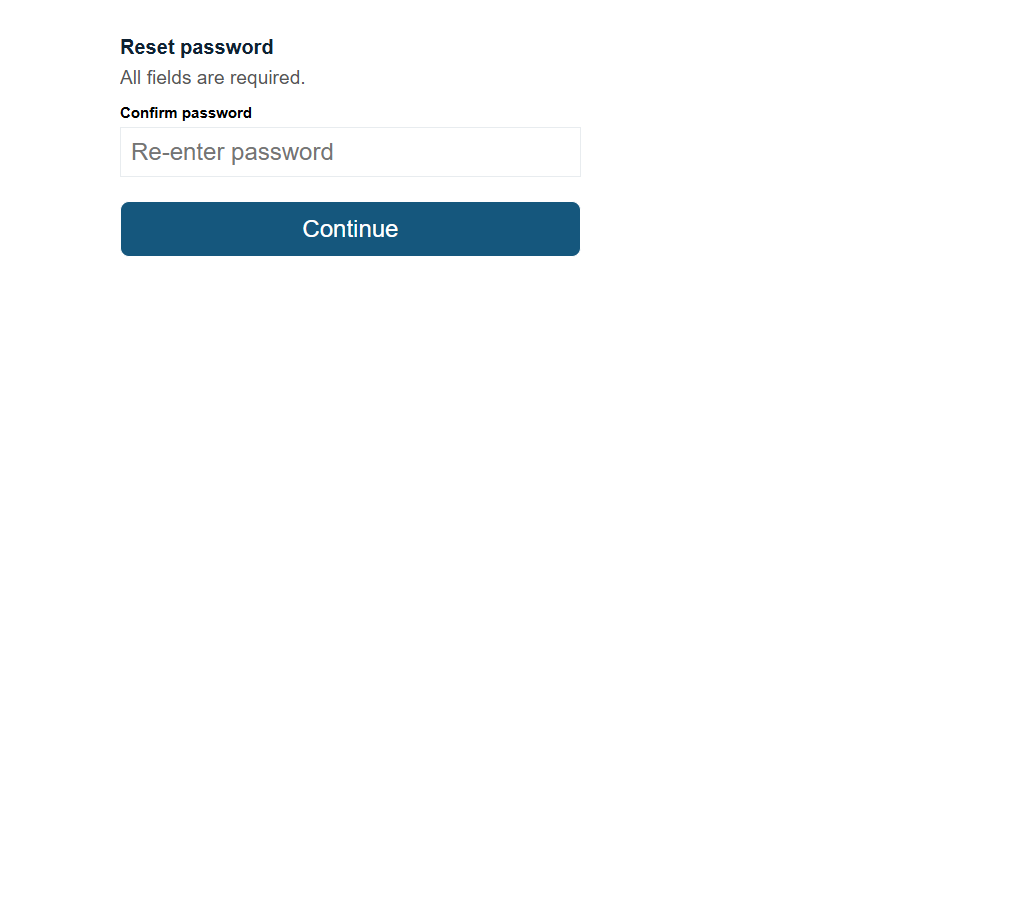
#> input picture vision/dataset/images/frmSynth110-1024.png, 1024 x 900 px
$ python -i detect.py   (imports and definitions only)
#> lines starting #> are read from the running program, lines starting #| are printed output that depends on the picture; after the words box and inside, x2 and y2 are one past the last pixel; in counts of white or black regions, pixels touching at a corner belong together
"""Read a screen image without a language model: OCR for the text, pixel analysis for everything else.
Output: the same schema as truth.mjs / describe.py, so plan.py and score.py work on it unchanged.

    python vision/detect.py <image.png> [--out pred.json]

Made for clean screens (screenshots, Figma exports): flat fills, sharp edges, rendered text. Seconds on a CPU.
  text      RapidOCR (local, Apache-2.0) finds and reads each line; a line whose words change colour is split
            ("Avenza" + "Bank", "New to Avenza Bank?" + "Open an account") and each part read again; lines of one
            paragraph (same left or centre, colour and size, tight spacing) are joined
  blocks    every region of one flat colour whose outline is (nearly) a rectangle: cards, panels, input fills and
            borders, button fills, checkbox outlines. Glyph-sized regions inside text lines are dropped; an outline
            ring and the fill just inside it become one block with a border
  types     a block with one line of centred text on a contrasting fill is a button; with left-aligned text (or
            none) and a border or its own fill it is an input, a dropdown when there is a mark at the right end;
            a small bordered square is a checkbox; a round or patterned block without text is an image (icon);
            everything else that holds things is a panel
"""
import argparse
import json
import pathlib
import re
import time

import cv2
import numpy as np
from PIL import Image

_OCR = None


# [6 lines left out: function ocr, not called in this run]


def dist(a, b):
    return float(np.sqrt(((np.asarray(a, float) - np.asarray(b, float)) ** 2).sum()))


def mode_colour(pixels):
    """The most common colour among Nx3 pixels (quantised to find it, then averaged within the bucket)."""
    pixels = pixels.reshape(-1, 3)
    q = (pixels // 4).astype(np.int32)
    k = q[:, 0] * 4096 + q[:, 1] * 64 + q[:, 2]
    vals, cnt = np.unique(k, return_counts=True)
    return tuple(int(c) for c in pixels[k == vals[cnt.argmax()]].mean(0))


# [37 lines left out: functions same_ink, split_text, line_box, not called in this run]


def area(b):
    return max(0, b[2] - b[0]) * max(0, b[3] - b[1])


def inter(a, b):
    return area([max(a[0], b[0]), max(a[1], b[1]), min(a[2], b[2]), min(a[3], b[3])])


def inside(outer, inner, slack=2):
    return outer[0] - slack <= inner[0] and outer[1] - slack <= inner[1] and inner[2] <= outer[2] + slack and inner[3] <= outer[3] + slack


def centre_in(outer, inner):
    cx, cy = (inner[0] + inner[2]) / 2, (inner[1] + inner[3]) / 2
    return outer[0] <= cx <= outer[2] and outer[1] <= cy <= outer[3]


class Reader:
    def __init__(self, path):
#> called with path = 'dataset/images/frmSynth110-1024.png'
        self.rgb = np.array(Image.open(path).convert("RGB"))
#> self.rgb is the input picture: shape (900, 1024, 3); mean R, G, B 248.1, 249.9, 250.9
        self.H, self.W = self.rgb.shape[:2]
        self.bgr = np.ascontiguousarray(self.rgb[:, :, ::-1])
        self.page = mode_colour(self.rgb[::4, ::4])
#> in mode_colour, `vals, cnt = np.unique(k, return_counts=True)`: vals = 139 values from 0 to 262143; cnt = 139 values, max 55680 at index 138, min 1 at index 1, mean 414.4
#> self.page = (254, 254, 254)

    # ---------- text ----------
    # [101 lines left out: functions ink, read, ink_colour, split_colours, text_lines, not called in this run]

    # ---------- blocks ----------
    def blocks(self):
        img = self.rgb
        q = (img // 8).astype(np.int32)
        key = q[..., 0] * 1024 + q[..., 1] * 32 + q[..., 2]
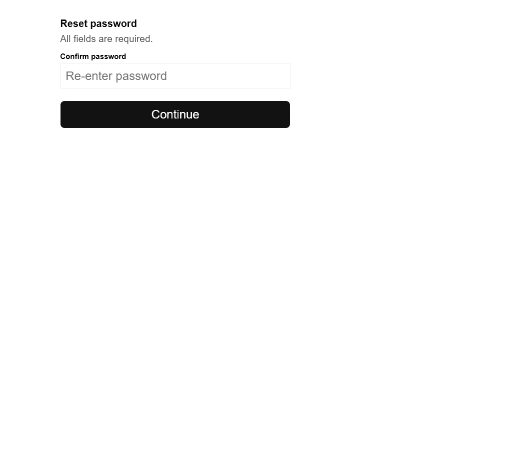
#> key: shape (900, 1024) int32 (shown at 1/2 size); min 0, max 32767, mean 31878.7; drawn with min black and max white
        vals, counts = np.unique(key, return_counts=True)
#> vals = 549 values from 0 to 32767; counts = 549 values, max 891040 at index 548, min 1 at index 9, mean 1678.7
        found = []
        for v in vals[counts >= 60]:
            mask = (key == v).astype(np.uint8)
            n, lab, stats, _ = cv2.connectedComponentsWithStats(mask, connectivity=4)
            w_, h_ = stats[:, 2], stats[:, 3]
            bar = (np.minimum(w_, h_) >= 5) & (np.maximum(w_, h_) >= 30) & (np.maximum(w_, h_) >= 4 * np.minimum(w_, h_))
            for i in np.nonzero(((w_ >= 12) & (h_ >= 12)) | bar)[0]:
                if i == 0:
                    continue
                x, y, w, h, a = (int(s) for s in stats[i])
                comp = (lab[y:y + h, x:x + w] == i).astype(np.uint8)
                cnts, _ = cv2.findContours(comp, cv2.RETR_EXTERNAL, cv2.CHAIN_APPROX_SIMPLE)
                outline = max(cv2.contourArea(c) for c in cnts)
                ratio = outline / max(1, (w - 1) * (h - 1))
                # a region that runs along its whole bounding box is a rectangle even when a child touching one side
                # cuts a notch into its outline (a side panel whose card starts 1 px below the top)
                edge = np.concatenate([comp[0], comp[-1], comp[:, 0], comp[:, -1]]).mean()
                if ratio < 0.74 and edge < 0.9:
                    continue
                colour = tuple(int(c) for c in img[y:y + h, x:x + w][comp.astype(bool)].mean(0))
                found.append({"box": [x, y, x + w, y + h], "colour": colour, "own": a / (w * h), "ratio": ratio})
#> this loop made 14 passes
#> (v, n) on passes 2, 4, 5, 6, 7, 9, 10, 12: (1158, 24), (10570, 55), (13055, 37), (14798, 136), (14800, 21), (29291, 33), (29695, 46), (32761, 23)
#> pass 1, in blocks, `mask = (key == v).astype(np.uint8)`:
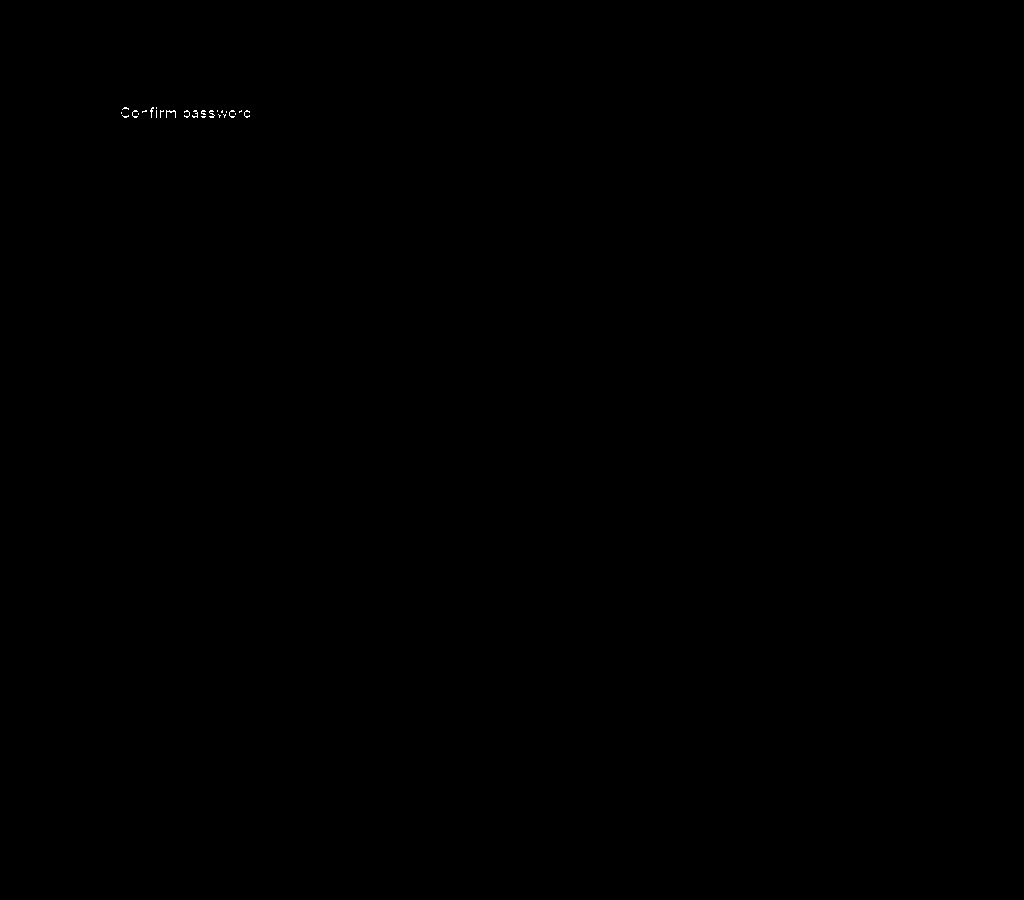
#> mask: shape (900, 1024); values 0 (black) and 1 (white), 0.03% white in thin lines or dots, all inside (x1, y1, x2, y2) = (121, 107, 250, 118)
#> pass 2, in blocks, `mask = (key == v).astype(np.uint8)`:
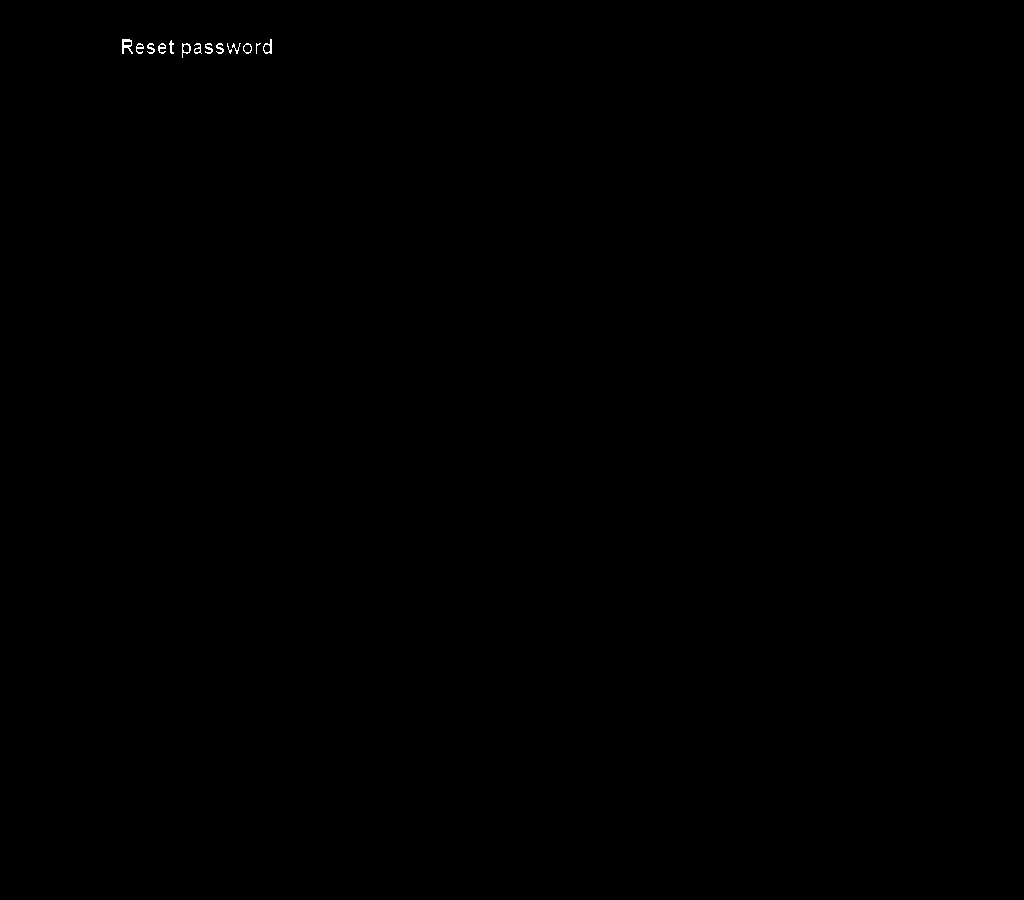
#> mask: shape (900, 1024); values 0 (black) and 1 (white), 0.07% white in thin lines or dots, all inside (x1, y1, x2, y2) = (122, 39, 272, 58)
#> after the loop:
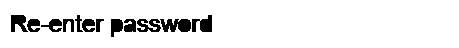
#> comp: shape (48, 459); values 0 (black) and 1 (white), 91.8% white; 12 black regions, largest, box (x1, y1, x2, y2) and area: (160, 19, 191, 32) 302, (192, 15, 212, 32) 227, (11, 15, 28, 32) 198
#> after the loop:
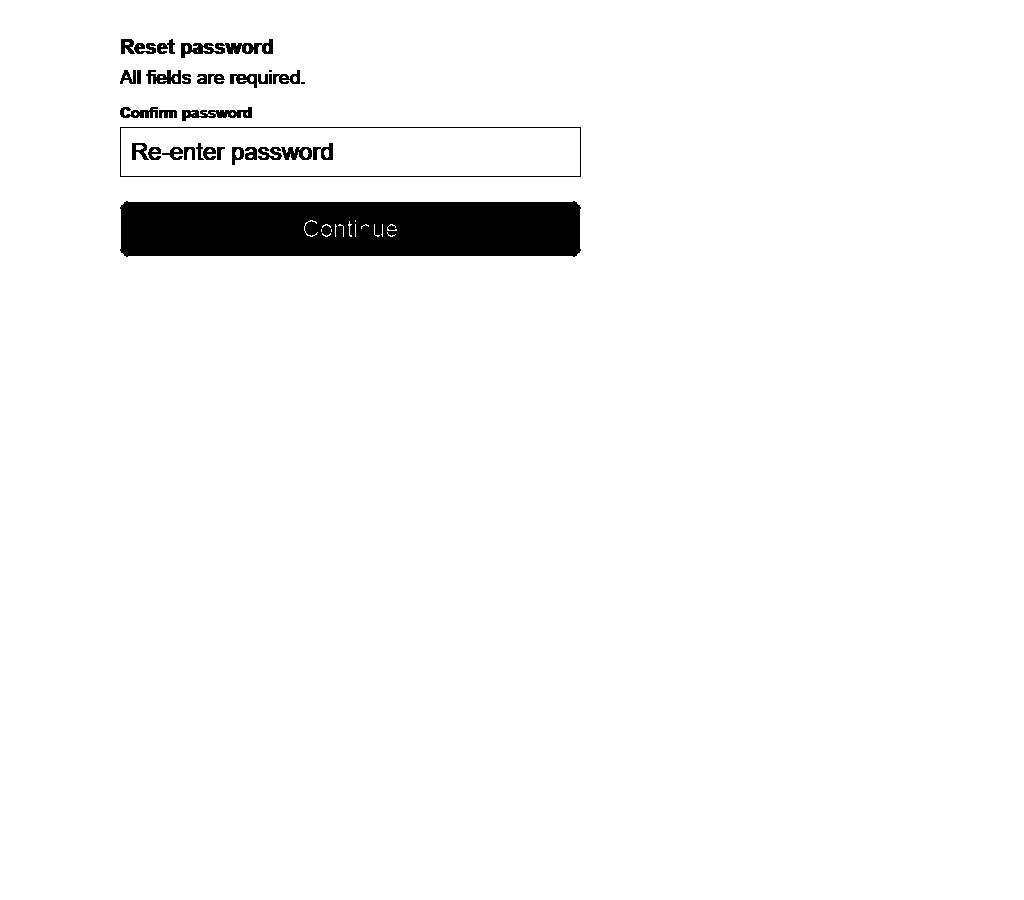
#> mask: shape (900, 1024); values 0 (black) and 1 (white), 96.7% white; 33 black regions (2 under 20 px), largest, box (x1, y1, x2, y2) and area: (120, 201, 581, 257) 24536, (120, 127, 581, 177) 1018, (181, 39, 273, 58) 776
#> after the loop, found = 4 items
        return found

    # [167 lines left out: functions soft_panels, run, marks, outline, not called in this run]

    def behind(self, b):
        return b["parent"]["fill"] if b["parent"] and b["parent"]["fill"] else self.page

    # [44 lines left out: functions classify, chevron, patterned, not called in this run]

    para_gap = 0.6    # the gap between two lines of a paragraph, as a share of their ink height

    # [25 lines left out: functions paragraphs, detect, not called in this run]


# [11 lines not run here, left out]

>>> result = Reader('dataset/images/frmSynth110-1024.png').blocks()
#> result = 4 items

$ run again, on vision/dataset/images/frmSynth111-1366.png
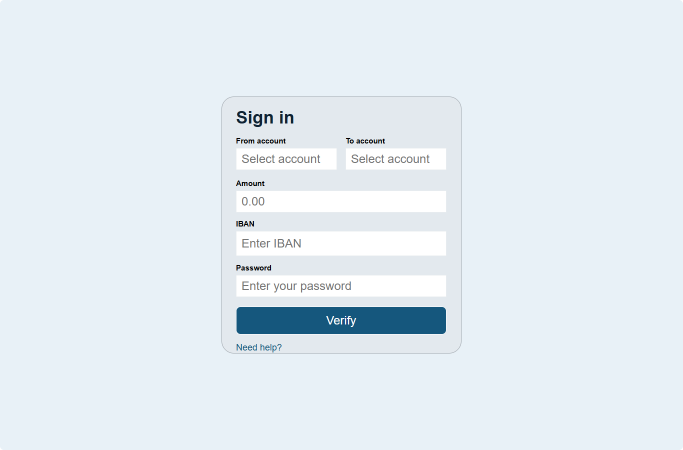
#> input picture vision/dataset/images/frmSynth111-1366.png, 1366 x 900 px (shown at 1/2 size)
#> in __init__, self.rgb is the input picture: shape (900, 1366, 3); mean R, G, B 227.9, 237, 243.2
#> in mode_colour, `vals, cnt = np.unique(k, return_counts=True)`: vals = 226 values from 0 to 262143; cnt = 226 values, max 61605 at index 192, min 1 at index 6, mean 340.5
#> self.page = (232, 241, 247)
#> in blocks, `vals, counts = np.unique(key, return_counts=True)`: vals = 723 values from 0 to 32767; counts = 723 values, max 983060 at index 667, min 1 at index 3, mean 1700.4
#> the loop in blocks, `for v in vals[counts >= 60]:` made 49 passes
#> (v, n) on passes 2, 3, 4, 5, 7, 8, 9, 10: (4, 54), (10, 60), (176, 43), (341, 64), (2383, 32), (4601, 51), (10240, 56), (10909, 43)
#> pass 1, in blocks, `mask = (key == v).astype(np.uint8)`:
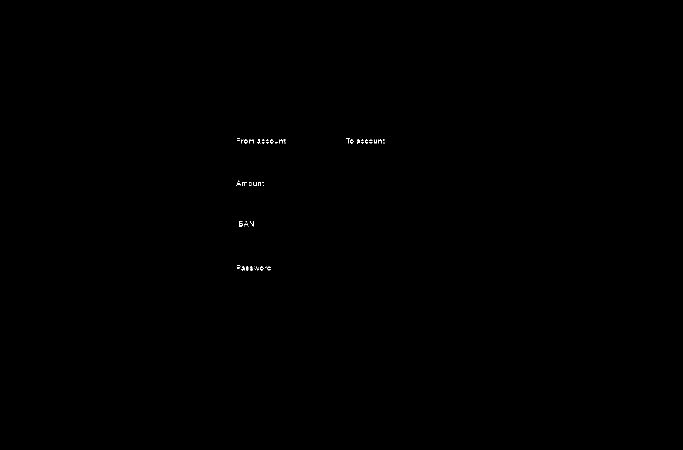
#> mask: shape (900, 1366) (shown at 1/2 size); values 0 (black) and 1 (white), 0.06% white in thin lines or dots, all inside (x1, y1, x2, y2) = (473, 276, 769, 541)
#> after the loop in blocks, `for v in vals[counts >= 60]:`:
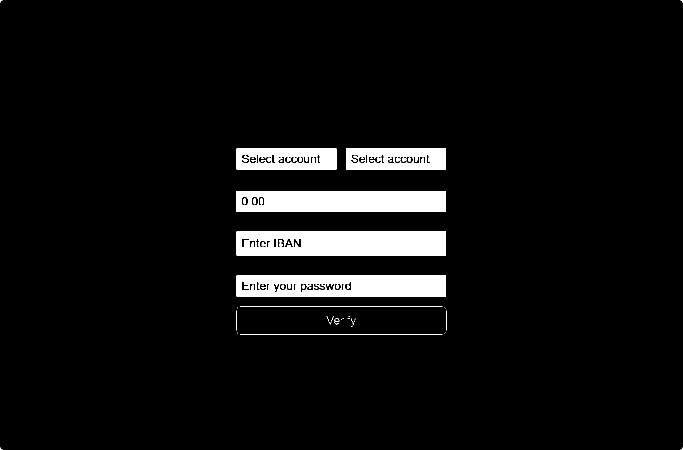
#> mask: shape (900, 1366) (shown at 1/2 size); values 0 (black) and 1 (white), 5.5% white; 57 white regions (32 under 20 px), largest, box (x1, y1, x2, y2) and area: (473, 463, 892, 511) 19024, (473, 382, 892, 424) 17022, (473, 551, 892, 593) 15698
#> after the loop in blocks, `for v in vals[counts >= 60]:`: found = 13 items

$ run again, on vision/dataset/images/frmSynth111-640.png
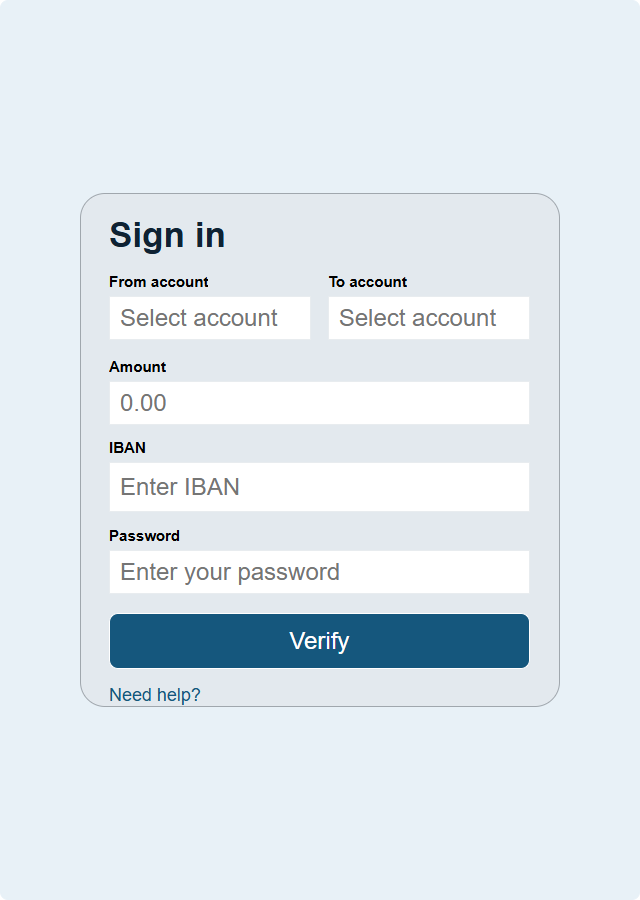
#> input picture vision/dataset/images/frmSynth111-640.png, 640 x 900 px
#> in __init__, self.rgb is the input picture: shape (900, 640, 3); mean R, G, B 223.3, 232.6, 238.8
#> in mode_colour, `vals, cnt = np.unique(k, return_counts=True)`: vals = 231 values from 0 to 262143; cnt = 231 values, max 20659 at index 196, min 1 at index 7, mean 155.8
#> self.page = (232, 240, 246)
#> in blocks, `vals, counts = np.unique(key, return_counts=True)`: vals = 723 values from 0 to 32767; counts = 723 values, max 329660 at index 667, min 1 at index 3, mean 796.7
#> the loop in blocks, `for v in vals[counts >= 60]:` made 49 passes
#> (v, n) on passes 2, 3, 4, 5, 7, 8, 9, 10: (4, 54), (10, 60), (176, 43), (341, 64), (2383, 32), (4601, 51), (10240, 56), (10909, 43)
#> pass 1, in blocks, `mask = (key == v).astype(np.uint8)`:
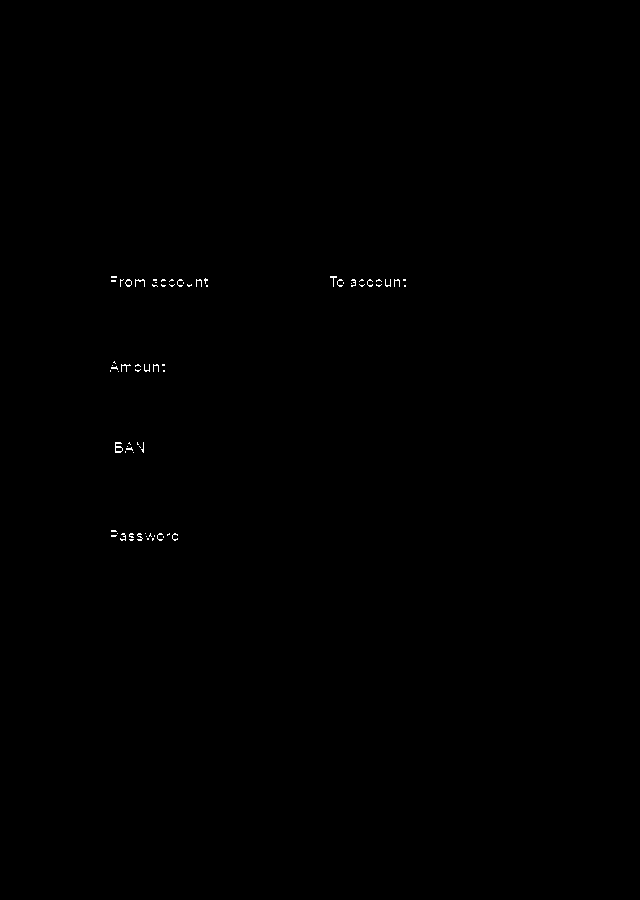
#> mask: shape (900, 640); values 0 (black) and 1 (white), 0.13% white in thin lines or dots, all inside (x1, y1, x2, y2) = (110, 276, 406, 541)
#> after the loop in blocks, `for v in vals[counts >= 60]:`:
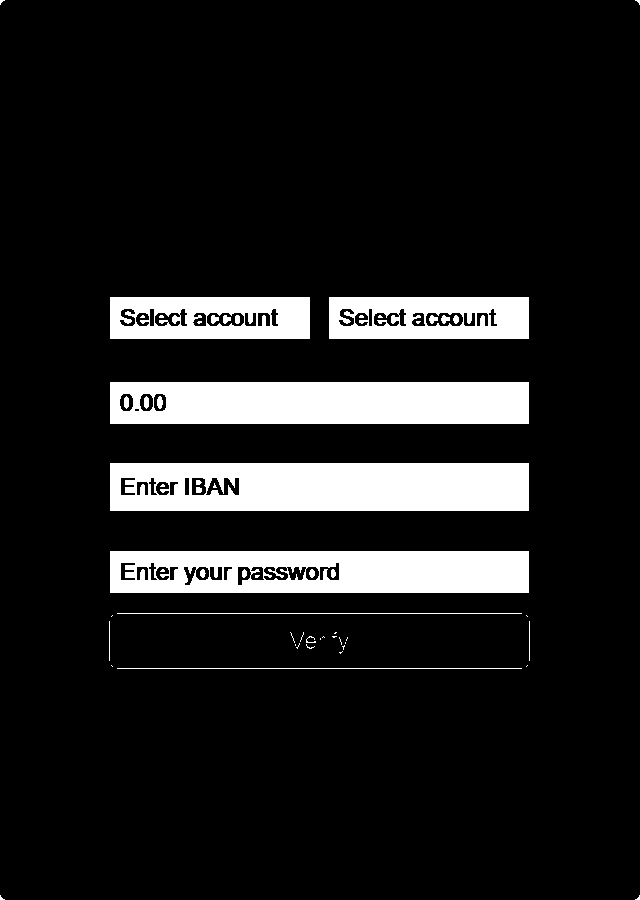
#> mask: shape (900, 640); values 0 (black) and 1 (white), 11.7% white; 57 white regions (32 under 20 px), largest, box (x1, y1, x2, y2) and area: (110, 463, 529, 511) 19024, (110, 382, 529, 424) 17022, (110, 551, 529, 593) 15698
#> after the loop in blocks, `for v in vals[counts >= 60]:`: found = 13 items
